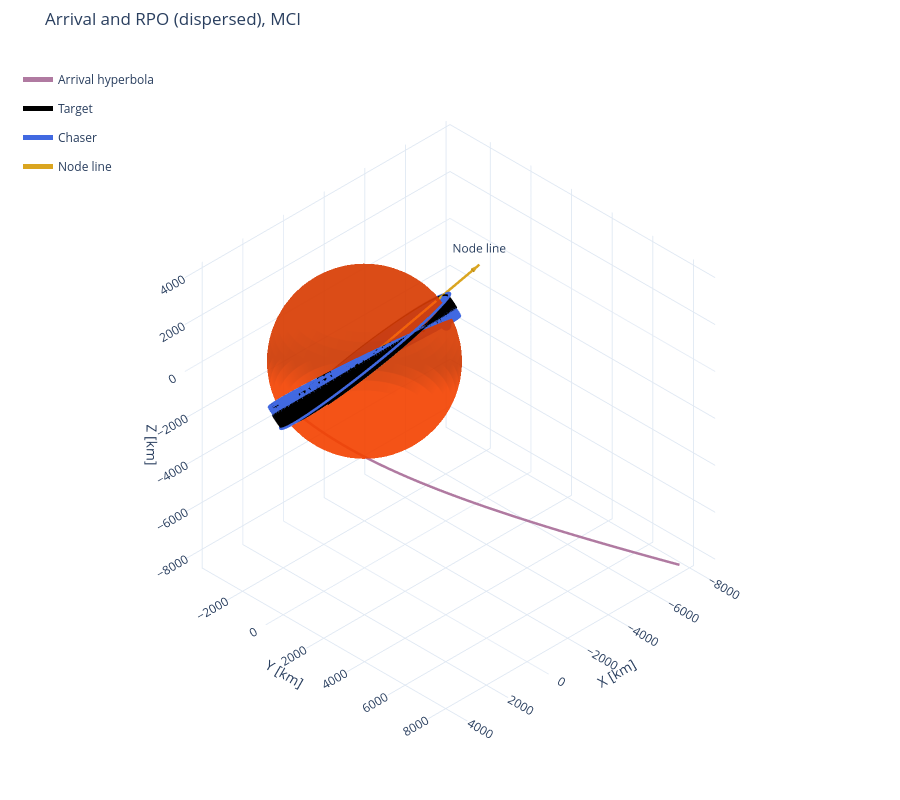

The cell this chart's notebook holds for it:
### Markdown cell above
## Visualization

### Code cell
# Node line exists only if Burn 1 fired (None for coplanar starts)
vectors = (
    []
    if n_hat is None
    else [
        {
            "direction": n_hat,
            "length": 1.6 * R_MARS * M_TO_KM,  # km, just past the surface
            "name": "Node line",
            "color": "goldenrod",
            "label": True,
        }
    ]
)

# Arrival hyperbola (t <= 0) flows into the RPO timeline (t >= 0); only its last
# stretch near Mars, so the 12 h approach doesn't shrink the orbits to a dot
near = norm(rv_approach_mci_m[:, 0:3], axis=1) < 4 * R_MARS
fig_mci = plot_3d(
    [
        rv_approach_mci_m[near, 0:3] * M_TO_KM,
        rv_t_tl[:, 0:3] * M_TO_KM,
        rv_c_tl[:, 0:3] * M_TO_KM,
    ],
    [t_approach_s[near], ts_tl, ts_tl],
    labels=["Arrival hyperbola", "Target", "Chaser"],
    trace_colors=["#b07aa1", "black", "royalblue"],
    bodies={"name": "Mars", "radius": R_MARS * M_TO_KM, "color": "orangered"},
    title=f"Arrival and RPO ({PLOT_CASE}), MCI",
    vectors=vectors,
    units="km",
)

### Figure 1 — Plotly figure (JSON) as saved in the notebook; plotly's stock layout.template omitted (floating-point values rounded to 4 significant figures; data arrays with more than 128 entries replaced by an {"elided": "..."} marker saying what was removed)
{"data": [{"colorscale": [[0, "orangered"], [1, "orangered"]], "hoverinfo": "skip", "name": "Mars", "opacity": 0.7, "showlegend": false, "showscale": false, "type": "surface", "x": {"elided": "60x30 float values"}, "y": {"elided": "60x30 float values"}, "z": {"elided": "60x30 float values"}}, {"legendgroup": "Arrival hyperbola", "line": {"color": "#b07aa1", "width": 5}, "mode": "lines", "name": "Arrival hyperbola", "type": "scatter3d", "x": {"elided": "7629 float values"}, "y": {"elided": "7629 float values"}, "z": {"elided": "7629 float values"}}, {"legendgroup": "Arrival hyperbola", "marker": {"color": "#b07aa1", "size": 6}, "mode": "markers", "name": "Arrival hyperbola End", "showlegend": false, "type": "scatter3d", "x": [1240.0], "y": [-2338.0], "z": [-2580.0]}, {"legendgroup": "Target", "line": {"color": "black", "width": 5}, "mode": "lines", "name": "Target", "type": "scatter3d", "x": {"elided": "26974 float values"}, "y": {"elided": "26974 float values"}, "z": {"elided": "26974 float values"}}, {"legendgroup": "Target", "marker": {"color": "black", "size": 6}, "mode": "markers", "name": "Target End", "showlegend": false, "type": "scatter3d", "x": [-3667.0], "y": [354.1], "z": [-127.0]}, {"legendgroup": "Chaser", "line": {"color": "royalblue", "width": 5}, "mode": "lines", "name": "Chaser", "type": "scatter3d", "x": {"elided": "26974 float values"}, "y": {"elided": "26974 float values"}, "z": {"elided": "26974 float values"}}, {"legendgroup": "Chaser", "marker": {"color": "royalblue", "size": 6}, "mode": "markers", "name": "Chaser End", "showlegend": false, "type": "scatter3d", "x": [-3667.0], "y": [354.1], "z": [-127.0]}, {"legendgroup": "vector-7", "line": {"color": "goldenrod", "width": 5}, "mode": "lines+text", "name": "Node line", "text": ["", "Node line"], "textposition": "top center", "type": "scatter3d", "x": [0, -5062.0], "y": [0, 593.9], "z": [0, 1884.0]}, {"anchor": "tip", "colorscale": [[0, "goldenrod"], [1, "goldenrod"]], "hoverinfo": "skip", "legendgroup": "vector-7", "name": "Node line arrowhead", "showlegend": false, "showscale": false, "sizemode": "absolute", "sizeref": 326.0, "type": "cone", "u": [-0.9316], "v": [0.1093], "w": [0.3467], "x": [-5062.0], "y": [593.9], "z": [1884.0]}], "layout": {"height": 800, "legend": {"bgcolor": "rgba(0,0,0,0)", "borderwidth": 0, "x": 0.02, "y": 0.98}, "margin": {"b": 0, "l": 0, "r": 0, "t": 50}, "scene": {"aspectmode": "cube", "camera": {"eye": {"x": 1.732, "y": 1.732, "z": 1.732}, "projection": {"type": "orthographic"}, "up": {"x": 0, "y": 0, "z": 1}}, "xaxis": {"range": [-8192.0, 4857.0], "title": {"text": "X [km]"}}, "yaxis": {"range": [-3983.0, 9067.0], "title": {"text": "Y [km]"}}, "zaxis": {"range": [-8804.0, 4245.0], "title": {"text": "Z [km]"}}}, "title": {"text": "Arrival and RPO (dispersed), MCI"}}}
